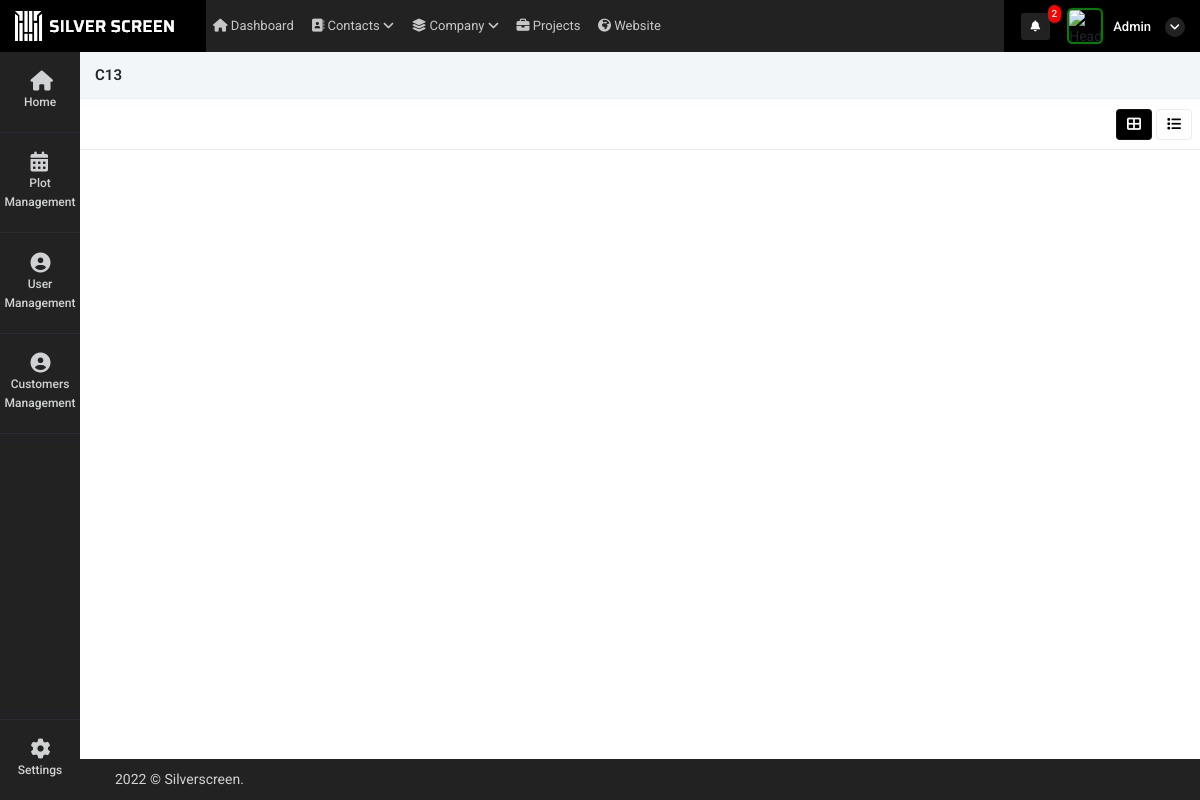
The app's page /property_booking_history?id=2423 (signed in), older data.
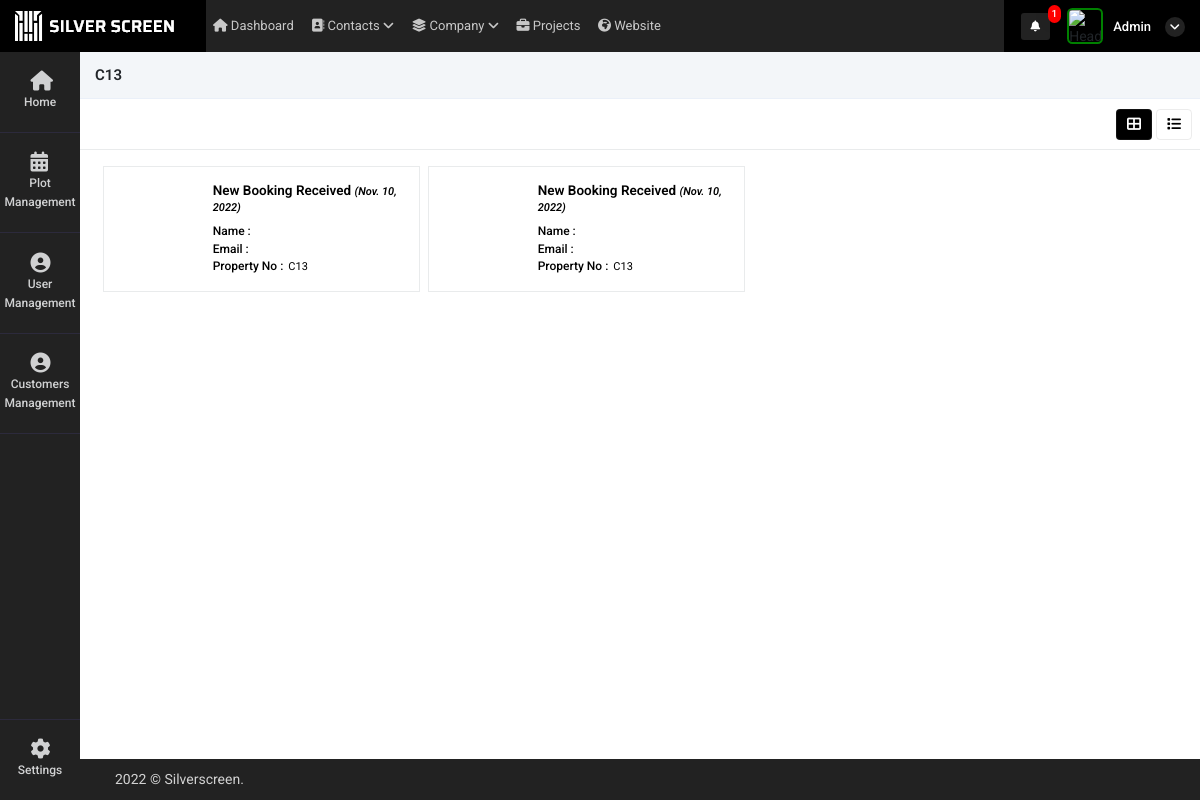
The same page, newer data.
### super_admin/models.py (models this page shows, shortened)
class common(models.Model):  # COMM0N
    dt = models.DateField(auto_now=True)
    tm = models.TimeField(auto_now=True)
    updated = models.DateTimeField(default=timezone.now)
    status = models.CharField(max_length=255, null=True)
    class Meta:
        abstract = True

class user_request_plot(common):
    customer_id = models.ForeignKey(Customer_details,on_delete=models.CASCADE,related_name="user_request_plot_customer_id", null=True)
    auth_user = models.ForeignKey(User,on_delete=models.CASCADE,related_name="user_request_plot_login_id", null=True)
    user_id = models.ForeignKey(user_Details,on_delete=models.CASCADE,related_name="user_request_plot_user_login_id", null=True)
    property_mapping_id = models.ForeignKey(intractive_map,on_delete=models.CASCADE,related_name="user_request_plot_user_login_id", null=True)
    name = models.CharField(max_length=255,null=True)
    booking_id = models.CharField(max_length=255,null=True)
    phone = models.CharField(max_length=255,null=True)
    bank = models.CharField(max_length=255,null=True)
    manager_id = models.ForeignKey(user_Details,on_delete=models.CASCADE,related_name="user_request_plot_manager_id", null=True)
    read_status = models.IntegerField(default=0)
    booking_status = models.IntegerField(null=True)
    reset_to_availale = models.IntegerField(null=True)
    available_status = models.IntegerField(default=1)
    bank_relation_id = models.ForeignKey(Bank_details,on_delete=models.CASCADE,related_name="user_request_plot_Bank_details_id", null=True)
    customer_doc_id = models.FileField(upload_to="customer_document",null=True)
    contract_certi = models.FileField(upload_to="customer_document",null=True)
    tax_certificate  = models.FileField(upload_to="customer_document",null=True)
    other_document = models.FileField(upload_to="customer_document",null=True)

class intractive_map(models.Model):
    Name = models.CharField(max_length=255, null=True)
    customer_id = models.CharField(max_length=255,null=True)
    Phoneno = models.CharField(max_length=255, null=True)
    UnitNo = models.IntegerField(null=True)
    UnitNo_primary = models.IntegerField(null=True)
    BlockNo = models.CharField(max_length=255, null=True)
    UnitArea = models.FloatField(max_length=255, null=True)
    LandArea = models.FloatField(max_length=255, null=True)
    UType = models.CharField(max_length=255, null=True)
    Price = models.FloatField(blank=True, null=True)
    Bank = models.CharField(max_length=255,null=True)
    Status = models.CharField(max_length=255,null=True)
    dt = models.DateField(auto_now_add=True)
    tm = models.TimeField(auto_now_add=True)
    current_status = models.CharField(max_length=255,null=True)
    attached_file = models.FileField(upload_to="property_image",null=True)
    currency = models.CharField(max_length=255,null=True,default="SAR")
    Price_currency = models.CharField(max_length=255,null=True)

### super_admin/views.py (the view)
# urls.py: path('property_booking_history',views.property_booking_history,name='property_booking_history'),
def property_booking_history(request):
    id = request.GET.get("id",False)
    data_pro = intractive_map.objects.get(id=id)
    data = user_request_plot.objects.filter(property_mapping_id=id)
    context = {
        'data':data,
        'data_pro':data_pro
    }
    return render(request,'super_admin/property_booking_history.html',context)

### super_admin/templatetags/notification.py (called while the page is built, shortened)
@register.filter(name='get_notifications')
def get_notifications(value,args):
    user_dat = User.objects.get(id=value.id)
    st = user_dat.is_superuser
    data_count = ''
    if st == True:
        data_count = user_request_plot.objects.filter(read_status=0).count()
    return data_count

@register.filter(name='get_loginUsernameImage')
def get_loginUsernameImage(value,args):
    user_dat = User.objects.get(id=value.id)
    st = user_dat.is_superuser
    image_url = ''
    if st == True:
        image_url = 'http://10.10.10.119:8000/static/adminicon.jpg'
    else:
        user_data = user_Details.objects.get(auth_user=value.id)
        if user_data.atatchment == '':
            image_url = 'http://10.10.10.119:8000/static/adminicon.jpg'
        else:
            image_url ='../media/'+str(user_data.atatchment)
    return image_url

@register.filter(name='get_user_type')
def get_user_type(value,args):
    user_dat = User.objects.get(id=value.id)
    st = user_dat.is_superuser
    if st == True:
        return False

### super_admin/templates/super_admin/property_booking_history.html (shortened to what this page needs)
{% extends "super_admin/base.html" %}
{% load static %}
{% block content %}
<div class="content">
    <div class="container-fluid px-0">
        <div class="row">
            <div class="col-12 buttns">
                <h5>{{data_pro.BlockNo}}{{data_pro.UnitNo}}</h5>
            </div>
            <div class="col-md-12 contnt">
                <div class="d-flex align-items-center justify-content-between px-2">
                    <div class="col-md-4 px-0">
                    </div>
                    <div class="d-flex align-items-center">
                        <ul class="nav nav-tabs nav-ta" role="tablist">
                            <li class="nav-item mx-1">
                                <a class="nav-link kan-tab active" data-toggle="tab"
                                    href="#ho" role="tab" aria-selected="false">
                                    <i class="fas fa-th-large"></i>
                                </a>
                            </li>
                            <li class="nav-item">
                                <a class="nav-link kan-tab" data-toggle="tab"
                                    href="#pro" role="tab" aria-selected="false">
                                    <i class="fas fa-list"></i>
                                </a>
                            </li>
                        </ul>
                    </div>
                </div>
                <div class="tab-content">
                    <div class="tab-pane active" id="ho" role="tabpanel">
                        <div class='app'>
                            <main class='project1'>
                                <div class='project-tasks1 mb-1 container-fluid'>
                                    {% for i in data %}
                                    <div class='project-column mt-2'>
                                        <a style="text-decoration: none;color: black" href="booking_more_details?id={{i.id}}">
                                        <div class="customer-bx">
                                            <div class="cust-img" style="background-image: url('../media/{{i.user_id.atatchment}}');">
                                            </div>
                                            <div class="customer-content">
                                                <h5>New Booking Received <i>({{i.dt}})</i> </h5>
                                                <span class="d-flex"><h6>Name : </h6> {{i.user_id.name|title}}</span>
                                                <span class="d-flex"><h6>Email : </h6> {{i.user_id.email|title}}</span>
                                                <span class="d-flex"><h6>Property No : </h6> {{i.property_mapping_id.BlockNo}}{{i.property_mapping_id.UnitNo}}</span>
                                            </div>
                                        </div>
                                        </a>
                                    </div>
                                    {% endfor %}
                                </div>
                            </main>
                        </div>
                    </div>
                </div>
            </div>
        </div>
    </div>
</div>
{% endblock %}

### super_admin/templates/super_admin/base.html (shortened to what the changed rows need)
<!doctype html>
<html lang="en">
    {% load static %}
    {% load notification %}
<head>
    <link rel="stylesheet" href="{% static 'admin/css/morris.css' %}">
    <link href="{% static 'admin/css/bootstrap.min.css' %}" rel="stylesheet" type="text/css" />
    <link href="{% static 'admin/css/icons.css' %}" rel="stylesheet" type="text/css" />
    <link href="{% static 'admin/css/style.css' %}" rel="stylesheet" type="text/css" />
</head>
<body class="">
    <div id="wrapper">
        <div class="content-page">
            <div class="topbar">
                <div class="navbar-header">
                    <div class="d-flex align-items-center icns">
                        <div class="dropdown topbar-head-dropdown ms-1 header-item">
                            <a href="view_all_activity">
                                <i class="fas fa-bell fs-icn">
                                    <span
                                        class="position-absolute topbar-badge fs-9 translate-middle badge rounded-pill bg-red">{{ request.user|get_notifications:"sss" }}</span></i>
                                    </a>
                        </div>
                        <div class="dropdown header-item topbar-user king button-drpdown">
                            <span class="d-flex align-items-center drpdown-toggle">
                                <span class="text-start ms-xl-2">
                                    <span class="d-none d-xl-inline-block ms-1 fw-medium user-name-text">  {{request.user.username|title}}</span>
                                    <i class="pro-icn fa fa-angle-down"></i>
                                </span>
                            </span>
                        </div>
                    </div>
                </div>
            </div>
            <div class="content">
                {% block content %}
                {% endblock %}
            </div>
        </div>
    </div>
</body>
</html>

Row changes from the older to the newer data that the page shows:
added user_request_plot: dt "Nov. 10, 2022", property_mapping_id.BlockNo "C", property_mapping_id.UnitNo "13"
added user_request_plot: dt "Nov. 10, 2022", property_mapping_id.BlockNo "C", property_mapping_id.UnitNo "13"
Text that changed along with them:
{{ request.user|get_notifications:"sss" }}: "2" → "1"
